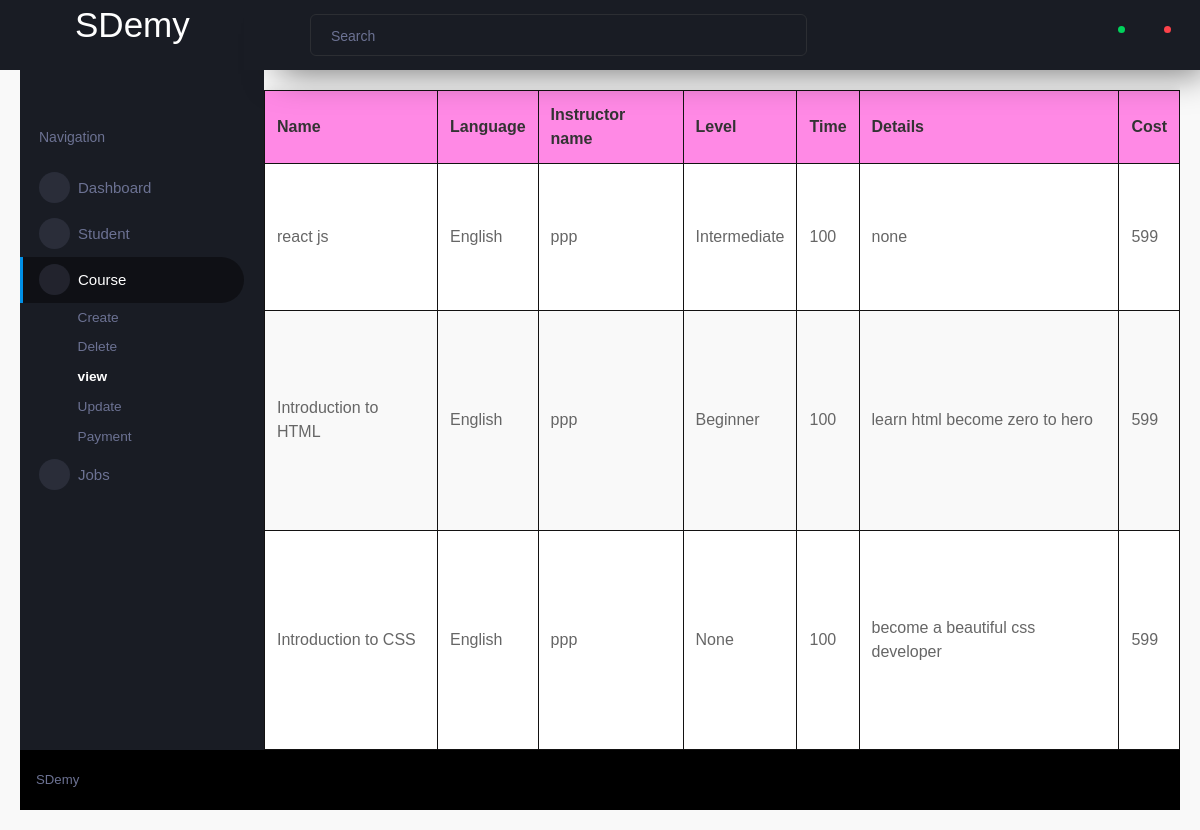
The page /course/course_detailsview on the database its author committed.
### course/models.py (models this page shows)
class course_detailstable(models.Model):
  ctitle = models.CharField(max_length=10)
  clanguage=models.CharField(max_length=10)
  iname=models.CharField(max_length=10)
  clevel=models.CharField(max_length=10)
  ctime=models.CharField(max_length=10)
  cdetails=models.CharField(max_length=10)
  ccost = models.CharField(max_length=200)

### course/views.py (the view)
# urls.py: path('course_detailsview', views.course_detailsview.as_view(),name="course_detailsview"),
class course_detailsview(TemplateView):
    template_name = "course-detailsview.html"
    def get_context_data(self, **kwargs):
        context = super().get_context_data(**kwargs)
        user_data = course_detailstable.objects.all()
        context = { 'user_data': user_data}
        return context

### templates/course-detailsview.html (shortened to what this page needs)
{% extends './mainadmin/index.html' %}
{% load static %}
{% block body_block %}
<!DOCTYPE html>
<html lang="en">
<head>
    <link rel="stylesheet" href="{% static 'css/student_registerdetails.css' %}">
</head>
<body>
    <table>
    <thead>
        <tr>
            <th>Name</th>
            <th>Language</th>
            <th>Instructor name</th>
            <th>Level</th>
            <th>Time</th>
            <th>Details</th>
            <th>Cost</th>
        </tr>
    </thead>
    <tbody>
        {% for obj in user_data %}
            <tr>
                <td>{{ obj.ctitle }}</td>
                <td>{{ obj.clanguage }}</td>
                <td>{{ obj.iname }}</td>
                <td>{{ obj.clevel }}</td>
                <td>{{ obj.ctime }}</td>
                <td>{{ obj.cdetails }}</td>
                <td>{{ obj.ccost }}</td>
            </tr>
        {% endfor %}
    </tbody>
</table>
</body>
</html>
{% endblock %}

### templates/mainadmin/index.html (shortened to what this page needs)
{% load static %}
<!DOCTYPE html>
<html lang="en">
<head>
    <link rel="stylesheet" href="{% static 'vendors/mdi/css/materialdesignicons.min.css' %}">
    <link rel="stylesheet" href="{% static 'vendors/ti-icons/css/themify-icons.css' %}">
    <link rel="stylesheet" href="{% static 'vendors/css/vendor.bundle.base.css' %}">
    <link rel="stylesheet" href="{% static 'vendors/font-awesome/css/font-awesome.min.css' %}">
    <link rel="stylesheet" href="{% static 'vendors/jvectormap/jquery-jvectormap.css' %}">
    <link rel="stylesheet" href="{% static 'vendors/flag-icon-css/css/flag-icons.min.css' %}">
    <link rel="stylesheet" href="{% static 'vendors/owl-carousel-2/owl.carousel.min.css' %}">
    <link rel="stylesheet" href="{% static 'vendors/owl-carousel-2/owl.theme.default.min.css' %}">
    <link rel="stylesheet" href="{% static 'css/admin.css' %}">
</head>
<body>
    <div class="container-scroller">
        {% include 'partials/_sidebar.html' %}
        {% include 'partials/_navbar.html' %}
        <div class="page-body-wrapper">
            {% block body_block  %}{% endblock %}
        </div>
    </div>
    {% include 'partials/_footer.html' %}
</body>
</html>

### templates/partials/_sidebar.html (shortened to what this page needs)
{% load static %}
<nav class="sidebar sidebar-offcanvas" id="sidebar">
  <div class="sidebar-brand-wrapper d-none d-lg-flex align-items-center justify-content-center fixed-top">
    <a class="sidebar-brand brand-logo" href="../index.html" style="text-decoration: none;"><h1 style="color: white; text-decoration: none;">SDemy</h1></a>
  </div>
  <ul class="nav">
    <li class="nav-item profile">
      <div class="profile-desc">
      </div>
    </li>
    <li class="nav-item nav-category">
      <span class="nav-link">Navigation</span>
    </li>
    <li class="nav-item menu-items">
      <a class="nav-link" href="/adminsite">
        <span class="menu-icon">
          <i class="mdi mdi-speedometer"></i>
        </span>
        <span class="menu-title">Dashboard</span>
      </a>
    </li>
    <li class="nav-item menu-items">
      <a class="nav-link" data-bs-toggle="collapse" href="#ui-basic" aria-expanded="false" aria-controls="ui-basic">
        <span class="menu-icon">
          <i class="mdi mdi-laptop"></i>
        </span>
        <span class="menu-title">Student</span>
        <i class="menu-arrow"></i>
      </a>
    </li>
    <li class="nav-item menu-items">
      <a class="nav-link" data-bs-toggle="collapse" href="#ui-basic" aria-expanded="false" aria-controls="ui-basic">
        <span class="menu-icon">
          <i class="mdi mdi-laptop"></i>
        </span>
        <span class="menu-title">Course</span>
        <i class="menu-arrow"></i>
      </a>
      <div class="collapse" id="ui-basic">
        <ul class="nav flex-column sub-menu">
          <li class="nav-item"> <a class="nav-link" href="{% url 'course_form' %}">Create</a></li>
          <li class="nav-item"> <a class="nav-link" href="{% url 'course_deleteview' %}">Delete</a></li>
          <li class="nav-item"> <a class="nav-link" href="{% url 'course_detailsview' %}">view</a></li>
          <li class="nav-item"> <a class="nav-link" href="{% url 'course_updateview' %}">Update</a></li>
          <li class="nav-item"> <a class="nav-link" href="{% url 'payment_detailsview' %}">Payment</a></li>
        </ul>
      </div>
    </li>
    <li class="nav-item menu-items">
      <a class="nav-link" data-bs-toggle="collapse" href="#ui-basic" aria-expanded="false" aria-controls="ui-basic">
        <span class="menu-icon">
          <i class="mdi mdi-laptop"></i>
        </span>
        <span class="menu-title">Jobs</span>
        <i class="menu-arrow"></i>
      </a>
    </li>
  </ul>
</nav>

### templates/partials/_navbar.html (shortened to what this page needs)
{% load static %}
<nav class="navbar p-0 fixed-top d-flex flex-row">
  <div class="navbar-menu-wrapper flex-grow d-flex align-items-stretch">
    <button class="navbar-toggler navbar-toggler align-self-center" type="button" data-toggle="minimize">
      <span class="mdi mdi-menu"></span>
    </button>
    <ul class="navbar-nav w-100">
      <li class="nav-item w-100">
        <form class="nav-link mt-2 mt-md-0 d-none d-lg-flex search">
          <input type="text" class="form-control" placeholder="Search">
        </form>
      </li>
    </ul>
    <ul class="navbar-nav navbar-nav-right">
      <li class="nav-item dropdown d-none d-lg-block">
        <a class="nav-link btn btn-success create-new-button" id="createbuttonDropdown" data-bs-toggle="dropdown" aria-expanded="false" href="#"></a>
      </li>
      <li class="nav-item nav-settings d-none d-lg-block">
        <a class="nav-link" href="#">
          <i class="mdi mdi-view-grid"></i>
        </a>
      </li>
      <li class="nav-item dropdown border-left">
        <a class="nav-link count-indicator dropdown-toggle" id="messageDropdown" href="#" data-bs-toggle="dropdown" aria-expanded="false">
          <i class="mdi mdi-email"></i>
          <span class="count bg-success"></span>
        </a>
      </li>
      <li class="nav-item dropdown border-left">
        <a class="nav-link count-indicator dropdown-toggle" id="notificationDropdown" href="#" data-bs-toggle="dropdown">
          <i class="mdi mdi-bell"></i>
          <span class="count bg-danger"></span>
        </a>
      </li>
    </ul>
  </div>
</nav>

### templates/partials/_footer.html
{% load static %}
<footer class="footer">
  <div class="d-sm-flex justify-content-center justify-content-sm-between">
    <span class="text-muted text-center text-sm-left d-block d-sm-inline-block">SDemy<a href="https://www.bootstrapdash.com/" target="_blank"></a></span>
  </div>
</footer>

### static/css/student_registerdetails.css (style rules this page uses)
* { margin: 0; padding: 0; box-sizing: border-box; }
body { font-family: Arial, sans-serif; margin: 20px; background-color: #f9f9f9; }
h1 { text-align: center; margin-bottom: 20px; color: #333; }
table { width: 100%; border-collapse: collapse; margin: 0 auto; background-color: #fff; box-shadow: 0 0 10px rgba(0, 0, 0, 0.1); }
th, td { border: 1px solid #131212; padding: 12px; text-align: left; }
th { background-color: #ff89e5; color: #333; }
td { color: #666; }
tr:nth-child(even) { background-color: #f9f9f9; }

### rows shown on the page
course_detailstable: ctitle "react js", clanguage "English", iname "ppp", clevel "Intermediate", ctime "100", cdetails "none", ccost "599"
course_detailstable: ctitle "Introduction to HTML", clanguage "English", iname "ppp", clevel "Beginner", ctime "100", cdetails "learn html become zero to hero", ccost "599"
course_detailstable: ctitle "Introduction to CSS", clanguage "English", iname "ppp", clevel "None", ctime "100", cdetails "become a beautiful css developer", ccost "599"
